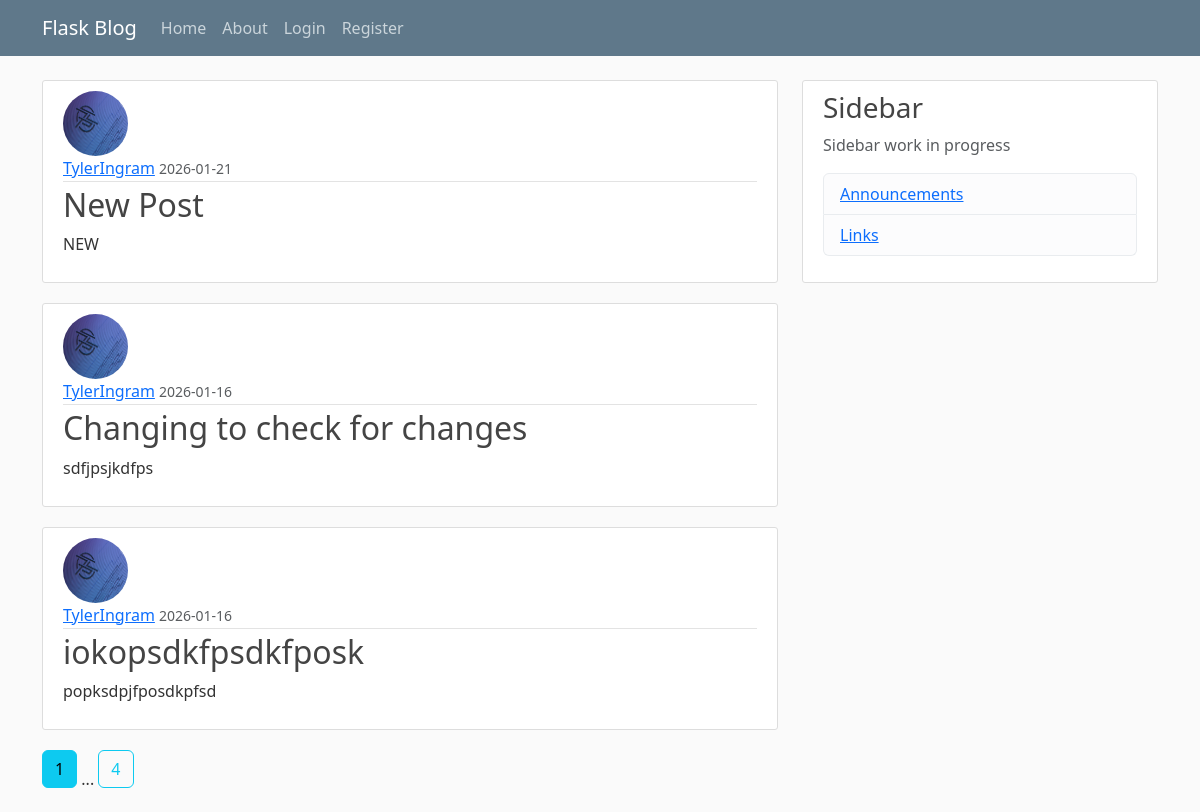
Page /home on the earlier database version.
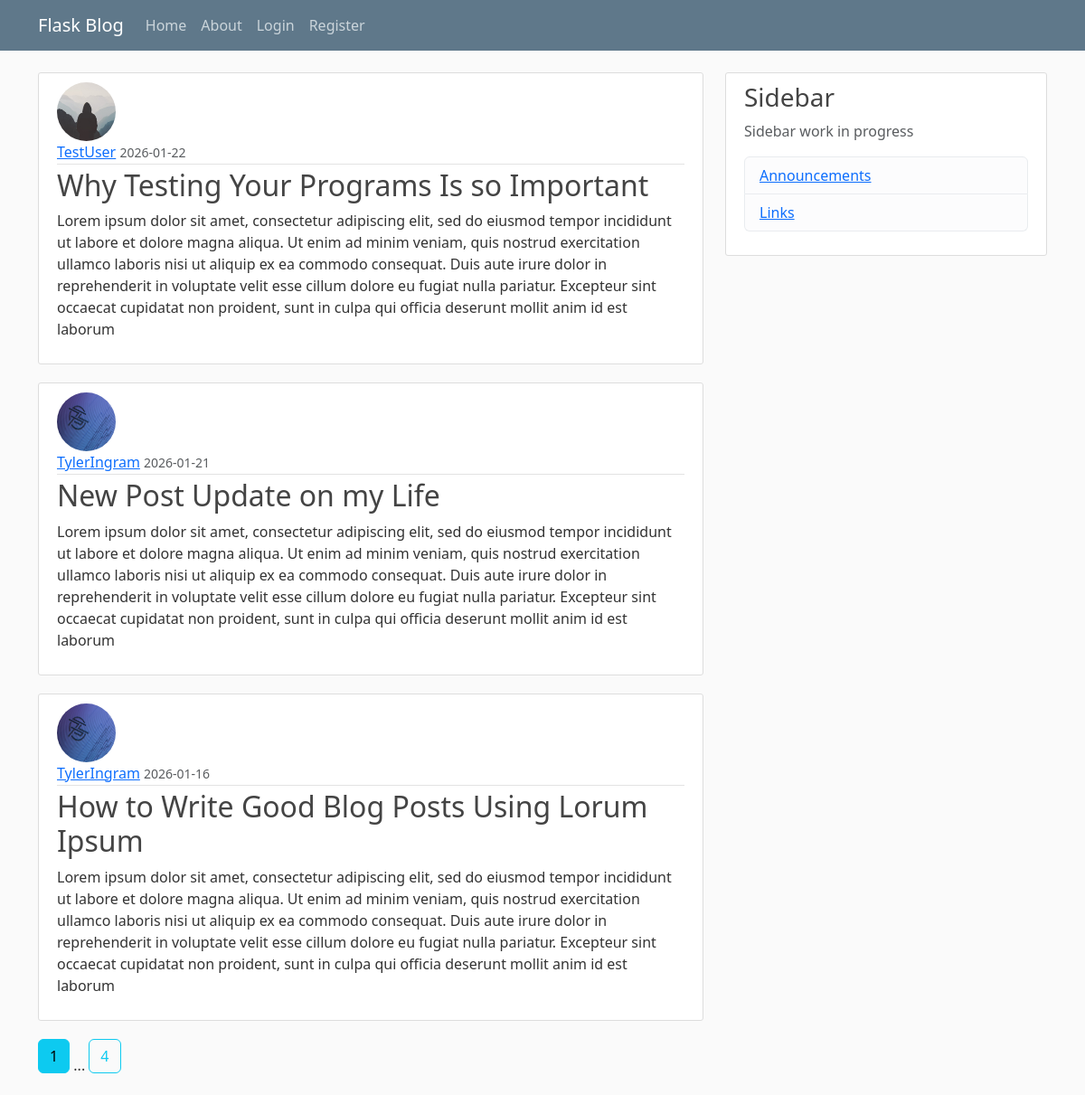
Same page on the later database version.
### flaskblog/models.py (models this page shows, shortened)
class Post(db.Model):
    id = db.Column(db.Integer, primary_key=True)
    title = db.Column(db.String(100), nullable=False)
    date_posted = db.Column(db.DateTime, nullable=False, default=lambda: datetime.now(timezone.utc))
    content = db.Column(db.Text, nullable=False)
    user_id = db.Column(db.Integer, db.ForeignKey('user.id'), nullable=False)

class User(db.Model, UserMixin):
    id = db.Column(db.Integer, primary_key=True)
    username = db.Column(db.String(20), unique=True, nullable=False)
    email = db.Column(db.String(120), unique=True, nullable=False)
    image_file = db.Column(db.String(20), nullable=False, default='default.jpg')
    password = db.Column(db.String(60), nullable=False)
    posts = db.relationship('Post', backref='author', lazy=True)

### flaskblog/main/routes.py (the view)
@main.route("/")
@main.route("/home")
def home():
    page = request.args.get('page', 1, type=int)
    posts = Post.query.order_by(Post.date_posted.desc()).paginate(page=page, per_page=3)
    return render_template('home.html', posts=posts)

### flaskblog/templates/home.html
{% extends "layout.html" %}
{%block content%}
    {% for post in posts.items %}
        <article class="media content-section">
            <img class="rounded-circle article-img" src="{{ url_for('static', filename='profile_pics/' + post.author.image_file) }}">
            <div class="media-body">
                <div class="article-metadata">
                    <a class="mr-2" href="{{ url_for('users.user_posts', username=post.author.username) }}">{{ post.author.username }}</a>
                    <small class="text-muted">{{ post.date_posted.strftime('%Y-%m-%d') }}</small>
                </div>
                <h2><a class="article-title text-decoration-none" href="{{ url_for('posts.post', post_id=post.id) }}">{{ post.title }}</a></h2>
                <p class="article-content">{{ post.content }}</p>
            </div>
        </article>
    {% endfor %}
    {% for page_num in posts.iter_pages(left_edge=1, right_edge=1, left_current=1, right_current=1) %}
        {% if page_num %}
            {% if posts.page == page_num%}
                <a class="btn btn-info mb-4" href="{{ url_for('main.home', page=page_num) }}"> {{ page_num }}</a>
            {% else %}
                <a class="btn btn-outline-info mb-4" href="{{ url_for('main.home', page=page_num) }}"> {{ page_num }}</a>
            {% endif %}
        {% else %}
            ...
        {% endif %}
    {% endfor %}
{% endblock content %}

### flaskblog/templates/layout.html (shortened to what this page needs)
<!DOCTYPE html>
<html>
<head>
    <link href="https://cdn.jsdelivr.net/npm/bootstrap@5.3.8/dist/css/bootstrap.min.css" rel="stylesheet">
    <link rel="stylesheet" type="text/css" href="{{ url_for('static', filename='main.css') }}">
</head>
<body>
    <header class="site-header">
    <nav class="navbar navbar-expand-md navbar-dark bg-steel fixed-top">
        <div class="container">
        <a class="navbar-brand mr-4" href="/">Flask Blog</a>
        <div class="collapse navbar-collapse" id="navbarToggle">
            <div class="navbar-nav mr-auto">
            <a class="nav-item nav-link" href="{{ url_for('main.home') }}">Home</a>
            <a class="nav-item nav-link" href="{{ url_for('main.about') }}">About</a>
            </div>
            <div class="navbar-nav">
            {% if current_user.is_authenticated %}
                <a class="nav-item nav-link" href="{{ url_for('posts.new_post') }}">New Post</a>
                <a class="nav-item nav-link" href="{{ url_for('users.account') }}">Account</a>
                <a class="nav-item nav-link" href="{{ url_for('users.logout') }}">Logout</a>
            {% else %}
                <a class="nav-item nav-link" href="{{ url_for('users.login') }}">Login</a>
                <a class="nav-item nav-link" href="{{ url_for('users.register') }}">Register</a>
            {% endif %}
            </div>
        </div>
        </div>
    </nav>
    </header>
    <main role="main" class="container">
    <div class="row">
        <div class="col-md-8">
        {% block content %}{% endblock %}
        </div>
        <div class="col-md-4">
        <div class="content-section">
            <h3>Sidebar</h3>
            <p class='text-muted'>Sidebar work in progress
            <ul class="list-group">
                <li class="list-group-item list-group-item-light"><a href="{{ url_for('main.annoucements')}}">Announcements</a></li>
                <li class="list-group-item list-group-item-light"><a href="{{ url_for('main.links')}}">Links</a></li>
            </ul>
            </p>
        </div>
        </div>
    </div>
    </main>
</body>
</html>

### flaskblog/static/main.css (style rules this page uses)
body { background: #fafafa; color: #333333; margin-top: 5rem; }
h1, h2, h3, h4, h5, h6 { color: #444444; }
.bg-steel { background-color: #5f788a; }
.site-header .navbar-nav .nav-link { color: #cbd5db; }
.content-section { background: #ffffff; padding: 10px 20px; border: 1px solid #dddddd; border-radius: 3px; margin-bottom: 20px; }
.article-title { color: #444444; }
.article-content { white-space: pre-line; }
.article-img { height: 65px; width: 65px; margin-right: 16px; }
.article-metadata { padding-bottom: 1px; margin-bottom: 4px; border-bottom: 1px solid #e3e3e3 }

Differences in the rows shown:
no longer on this page (row edited): Post: image_file (picture), author.username "TylerIngram", date_posted "2026-01-16", title "iokopsdkfpsdkfposk", content "popksdpjfposdkpfsd"
added Post: image_file (placeholder picture), author.username "TestUser", date_posted "2026-01-22", title "Why Testing Your Programs Is so Important", content "Lorem ipsum dolor sit amet, consectetur adipiscing elit, sed do eiusmod tempor incididunt ut labore et dolore magna aliqua. Ut enim ad minim veniam, quis nostrud exercitation ullamco laboris nisi ut aliquip ex ea commodo consequat. Duis aute irure dolor in reprehenderit in voluptate velit esse cillum dolore eu fugiat nulla pariatur. Excepteur sint occaecat cupidatat non proident, sunt in culpa qui officia deserunt mollit anim id est laborum"
changed Post: title "New Post" → "New Post Update on my Life"; content "NEW" → "Lorem ipsum dolor sit amet, consectetur adipiscing elit, sed do eiusmod tempor incididunt ut labore et dolore magna aliqua. Ut enim ad minim veniam, quis nostrud exercitation ullamco laboris nisi ut aliquip ex ea commodo consequat. Duis aute irure dolor in reprehenderit in voluptate velit esse cillum dolore eu fugiat nulla pariatur. Excepteur sint occaecat cupidatat non proident, sunt in culpa qui officia deserunt mollit anim id est laborum"
changed Post: title "Changing to check for changes" → "How to Write Good Blog Posts Using Lorum Ipsum"; content "sdfjpsjkdfps" → "Lorem ipsum dolor sit amet, consectetur adipiscing elit, sed do eiusmod tempor incididunt ut labore et dolore magna aliqua. Ut enim ad minim veniam, quis nostrud exercitation ullamco laboris nisi ut aliquip ex ea commodo consequat. Duis aute irure dolor in reprehenderit in voluptate velit esse cillum dolore eu fugiat nulla pariatur. Excepteur sint occaecat cupidatat non proident, sunt in culpa qui officia deserunt mollit anim id est laborum"
